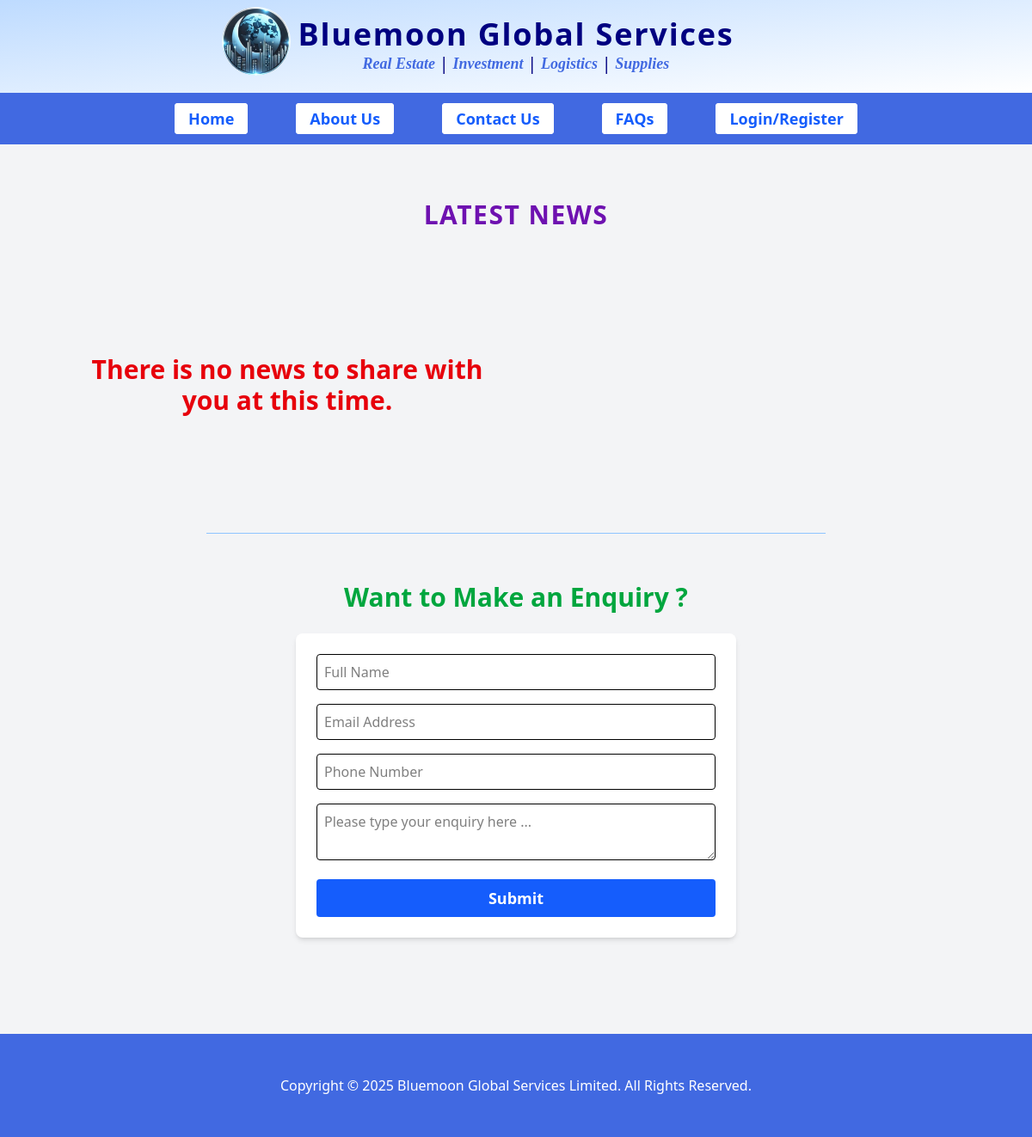
/news, run on an earlier commit of the app's database.
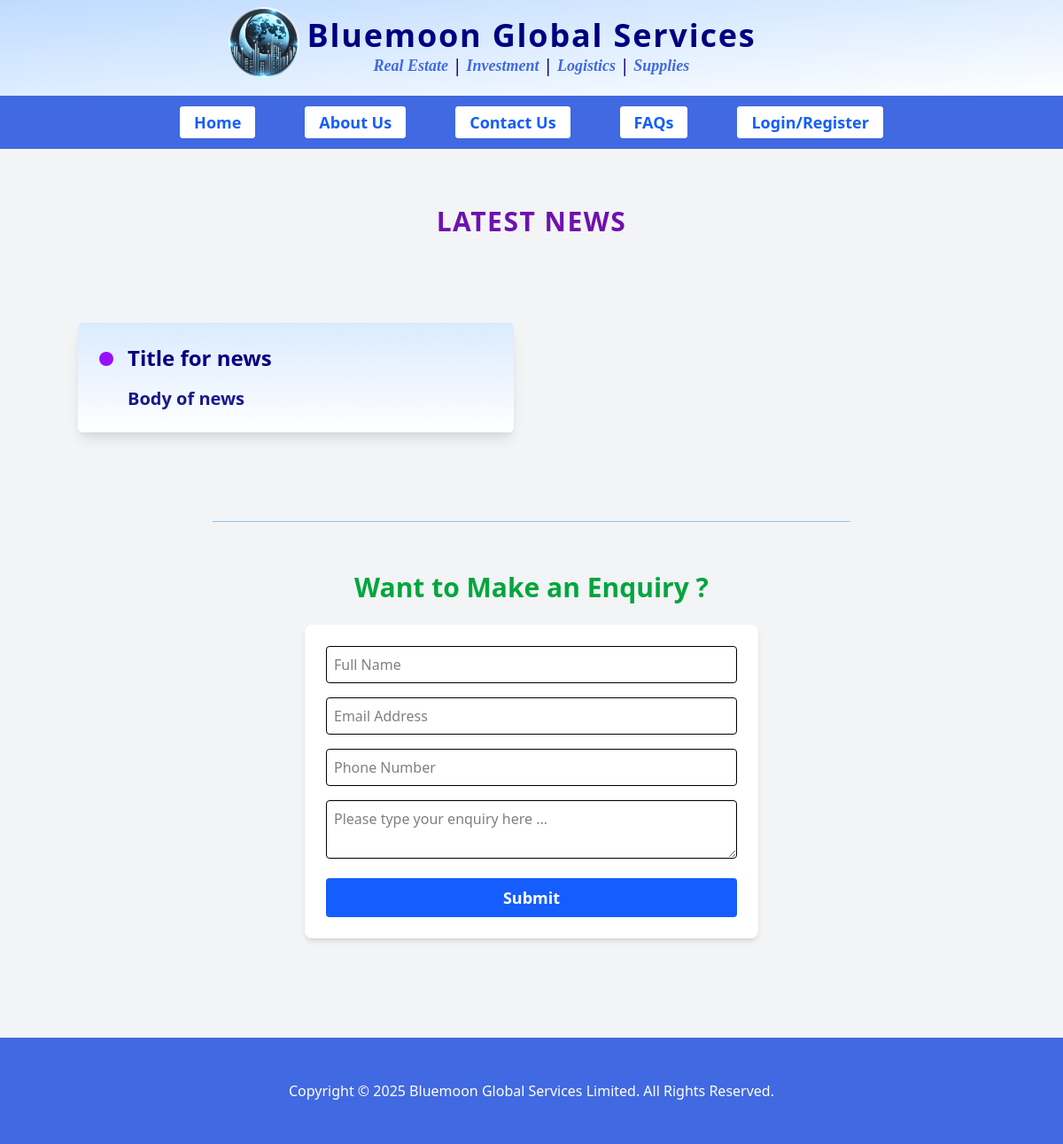
And on a later commit of the database.
### bmg/models.py (models this page shows)
class News(models.Model):
   title = models.CharField(max_length=128, blank=False)
   details = RichTextField()
   created_at = models.DateTimeField(auto_now_add=True)
   last_modified_at = models.DateTimeField(auto_now=True)
   added_by = models.ForeignKey(CustomUser, on_delete=models.SET_NULL, null=True)
   class Meta:
       ordering = ["-last_modified_at"]
       verbose_name = "News"
       verbose_name_plural = "News"

### bmg/views.py (the view)
# urls.py: path("news", views.news, name="news"),
def news(request):
    section = "news"
    news = News.objects.all()
    return render(request, "news.html", {"news":news, "section":section})

### theme/templates/news.html (shortened to what this page needs)
{% extends 'base2.html' %}
{% load static %}
{% block content %}
    <div class="">
        <p class="page-head-title">LATEST NEWS</p>
    </div>
    <section class="container mx-auto py-8">
        <div class="grid lg:grid-cols-2 gap-10 font-semibold text-lg md:text-xl">
			{% for new in news %}
            <div>
                <div class="bg-gradient-to-b {% cycle 'from-blue-100 to-white' 'from-white to-blue-100' %} text-navy p-6 shadow-lg rounded-md flex space-x-4 mb-3 " id="news-{{new.id}}">
                    <div class="md:pt-1">
                        <span class="inline-block h-3 w-3 md:h-4 md:w-4 {% cycle 'bg-purple-600' 'bg-purple-600' %} rounded-full"></span>
                    </div>
                    <div>
                        <p class="font-black pb-4 text-xl md:text-2xl ">
                        <span>{{new.title}} </span>
                        </p>
                        <div class=" whitespace-pre-line text-navy/90">{{ new.details|safe }}</div>
                    </div>
                </div>
            </div>
            {% empty %}
                <div class="text-2xl md:text-3xl font-black text-red-600 py-12 px-4 text-center">
                    <div >
                        <p>There is no news to share with you at this time.</p>
                    </div>
                </div>
            {% endfor %}
    	</div>
    </section>
{% endblock content %}

What changed in the data, as far as the page shows it:
added News: title "Title for news", details "Body of news"
Also different on the page:
text no longer shown: "There is no news to share with you at this time."
